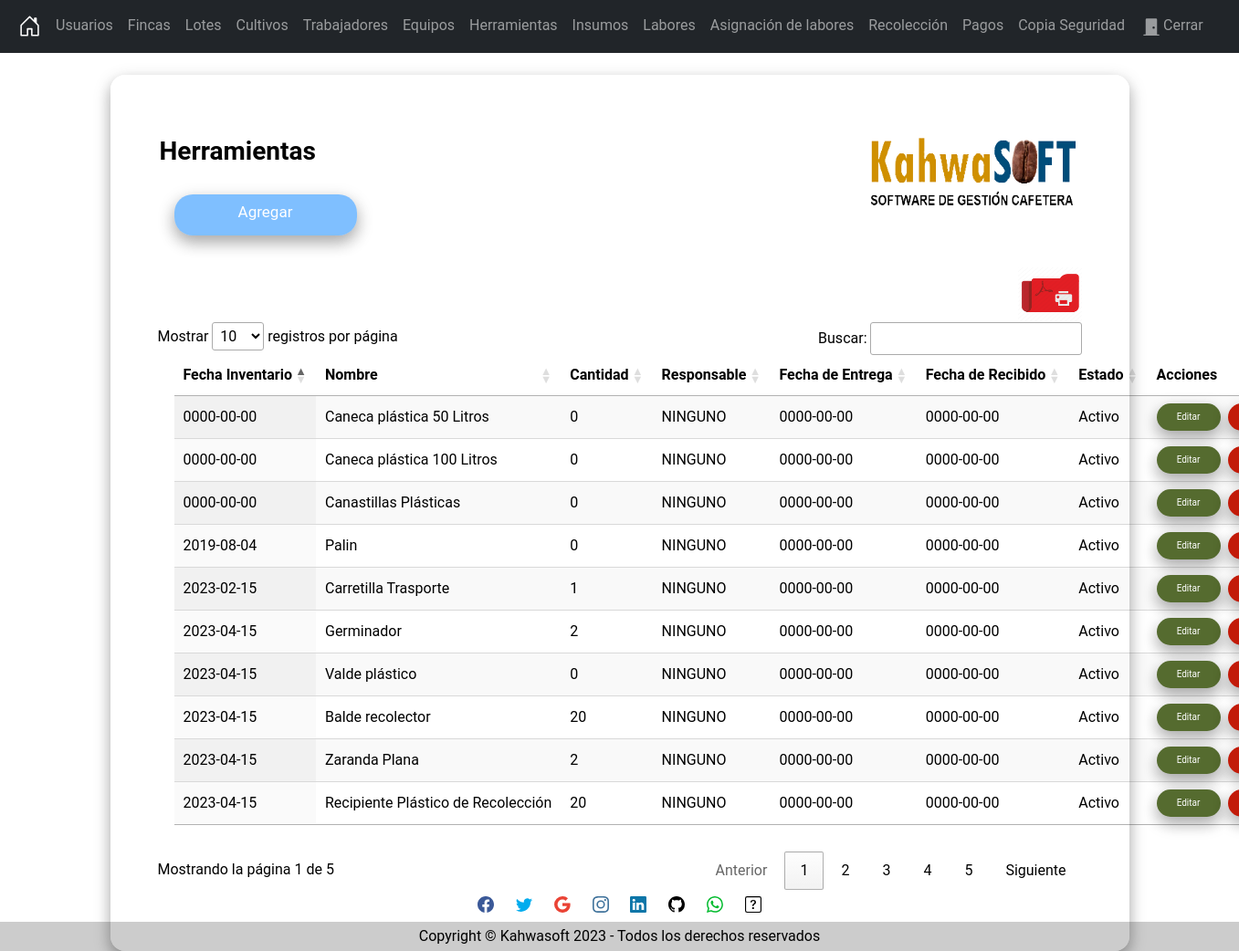
The page /secciones/Herramientas/index.php (signed in) on the database its author committed.
### tables this page shows
CREATE TABLE `herramientas` (
  `Id` int(11) NOT NULL AUTO_INCREMENT,
  `FechaInventario` date NOT NULL,
  `NombreHerramienta` varchar(255) NOT NULL,
  `Cantidad` int(11) NOT NULL,
  `FechaDeEntrega` date NOT NULL,
  `FechaDeRecibido` date NOT NULL,
  `Responsable` int(11) NOT NULL,
  `FechaDeReemplazo` date NOT NULL,
  `Estado` tinyint(1) NOT NULL,
  PRIMARY KEY (`Id`),
  UNIQUE KEY `NombreHerramienta` (`NombreHerramienta`),
  KEY `Responsable` (`Responsable`),
  CONSTRAINT `herramientas_ibfk_1` FOREIGN KEY (`Responsable`) REFERENCES `trabajadores` (`Id`) ON DELETE CASCADE ON UPDATE CASCADE
);

### secciones/Herramientas/index.php (the view, shortened to what this page needs)
<?php
    include("../../bd.php");
    $sentecia = $conexion->prepare("SELECT *, (SELECT Nombre FROM trabajadores where trabajadores.Id = herramientas.Responsable) as empleado
    FROM herramientas");
    $sentecia->execute();
    $herramientas = $sentecia->fetchall(PDO::FETCH_ASSOC);
?>
<?php include("../../templates/header.php"); ?>
<br/>
    <div class="card">
        <div class="content">
            <div class="title">
                <h3 id="Titulo"><strong>Herramientas</strong><img src="../../Img/Logo.png" width="230" height="80" align="right"></h3>
            </div>
            <div class="card-body">
                <a name="" id="btncrear" class="btn" title="Agregar" href="crear.php" role="button">Agregar</a>
                <div class="table-responsive-sm">
                    <table  id="tabla_id" class="display nowrap" style="width:100%">
                        <thead>
                            <tr>
                                <th scope="col">Fecha Inventario</th>
                                <th scope="col">Nombre</th>
                                <th scope="col">Cantidad</th>
                                <th scope="col">Responsable</th>
                                <th scope="col">Fecha de Entrega</th>
                                <th scope="col">Fecha de Recibido</th>
                                <th scope="col">Estado</th>
                                <th scope="col">Acciones</th>
                            </tr>
                        </thead>
                        <div> <a href="../../secciones/Herramientas/reportePDF.php"><img src="../../Img/ImpresoraPDF.png" width="70" height="60" align="right" title="Exportar a PDF" href=""></a>
                        </div>
                        <tbody>
                            <?php foreach($herramientas as $herramienta) {?>
                                <tr class="">
                                    <td scope="row"><?php echo $herramienta['FechaInventario']; ?></td>
                                    <td scope="row"><?php echo $herramienta['NombreHerramienta']; ?></td>
                                    <td scope="row"><?php echo $herramienta['Cantidad']; ?></td>
                                    <td scope="row"><?php echo $herramienta['empleado']; ?></td>
                                    <td scope="row"><?php echo $herramienta['FechaDeEntrega']; ?></td>
                                    <td scope="row"><?php echo $herramienta['FechaDeRecibido']; ?></td>
                                    <?php if($herramienta['Estado']==1){ ?>
                                        <td>Activo</td>
                                    <?php }?>
                                    <td> <a id="editar" class="btn" title="Editar" href="editar.php?txtID=<?php echo $herramienta['Id']; ?>" role="button">Editar</a>
                                    <a id="borrar" class="btn" title="Estado" href="javascript:borrar(<?php echo $herramienta['Id']; ?>);" role="button">Estado</a>
                                    </td>
                                </tr>
                            <?php }?>
                        </tbody>
                    </table>
                </div>
            </div>
        </div>
    </div>
<?php include("../../templates/footer.php"); ?>
<?php include("../../templates/socfooter.php"); ?>

### Css/Styles.css (style rules this page uses)
body { margin-bottom: 60px; margin: 0; padding: 0; background-image: url(../Img/Fondo.png); background-repeat: no-repeat; background-attachment: fixed; background-size: 100% 100%; font-family: 'Roboto', 'sans-serif'; height: 100vh; }
.card { width: 100%; max-width: 400%; color: #000000; padding: 50px 35px; border: 1px solid rgba(255,255, 255, 0.70); background: rgba(255, 255, 255, 0.70); border-radius: 16px; box-shadow: 0 8px 16px 0 rgba(0,0,0,0.2), 0 6px 20px 0 rgba(0,0,0,0.19); }
#btncrear { margin-top: 30px; background: rgba(0, 128, 255, 0.5); border-radius: 20px; box-shadow: 5px 5px #B2BABB; color: white; width: 200px; height: 45px; font-size: 17px; margin-top: 5px; margin-right: 5px; margin-bottom: 35px; margin-left: 18px; box-shadow: 0 8px 16px 0 rgba(0,0,0,0.2), 0 6px 20px 0 rgba(0,0,0,0.19); }
#Titulo { margin-top: 16px; margin-right: 20px; margin-bottom: 9px; margin-left: 18px; font-family: 'Roboto', sans-serif; }
#editar { background: rgb(85, 107, 47); border-radius: 20px; box-shadow: 0 8px 16px 0 rgba(0,0,0,0.2), 0 6px 20px 0 rgba(0,0,0,0.19); color: white; width: 70px; height: 30px; font-size: 10px; margin-right: 5px; }
#borrar { background: #c21b09; border-radius: 20px; box-shadow: 0 8px 16px 0 rgba(0,0,0,0.2), 0 6px 20px 0 rgba(0,0,0,0.19); color: white; width: 70px; height: 30px; font-size: 10px; }
#tabla_id { margin-top: 16px; margin-right: 20px; margin-bottom: 25px; margin-left: 18px; }

### rows shown on the page
herramientas: FechaInventario "2019-08-04", NombreHerramienta "Palin", Cantidad "0", empleado "NINGUNO", FechaDeEntrega "0000-00-00", FechaDeRecibido "0000-00-00", Estado "Activo"
herramientas: FechaInventario "2023-04-15", NombreHerramienta "Germinador", Cantidad "2", empleado "NINGUNO", FechaDeEntrega "0000-00-00", FechaDeRecibido "0000-00-00", Estado "Activo"
herramientas: FechaInventario "2023-04-15", NombreHerramienta "Valde plástico", Cantidad "0", empleado "NINGUNO", FechaDeEntrega "0000-00-00", FechaDeRecibido "0000-00-00", Estado "Activo"
herramientas: FechaInventario "2023-04-15", NombreHerramienta "Balde recolector", Cantidad "20", empleado "NINGUNO", FechaDeEntrega "0000-00-00", FechaDeRecibido "0000-00-00", Estado "Activo"
herramientas: FechaInventario "2023-02-15", NombreHerramienta "Carretilla Trasporte", Cantidad "1", empleado "NINGUNO", FechaDeEntrega "0000-00-00", FechaDeRecibido "0000-00-00", Estado "Activo"
herramientas: FechaInventario "2023-04-15", NombreHerramienta "Zaranda Plana", Cantidad "2", empleado "NINGUNO", FechaDeEntrega "0000-00-00", FechaDeRecibido "0000-00-00", Estado "Activo"
herramientas: FechaInventario "2023-04-15", NombreHerramienta "Recipiente Plástico de Recolección", Cantidad "20", empleado "NINGUNO", FechaDeEntrega "0000-00-00", FechaDeRecibido "0000-00-00", Estado "Activo"
herramientas: FechaInventario "0000-00-00", NombreHerramienta "Caneca plástica 50 Litros", Cantidad "0", empleado "NINGUNO", FechaDeEntrega "0000-00-00", FechaDeRecibido "0000-00-00", Estado "Activo"
herramientas: FechaInventario "0000-00-00", NombreHerramienta "Caneca plástica 100 Litros", Cantidad "0", empleado "NINGUNO", FechaDeEntrega "0000-00-00", FechaDeRecibido "0000-00-00", Estado "Activo"
herramientas: FechaInventario "0000-00-00", NombreHerramienta "Canastillas Plásticas", Cantidad "0", empleado "NINGUNO", FechaDeEntrega "0000-00-00", FechaDeRecibido "0000-00-00", Estado "Activo"
